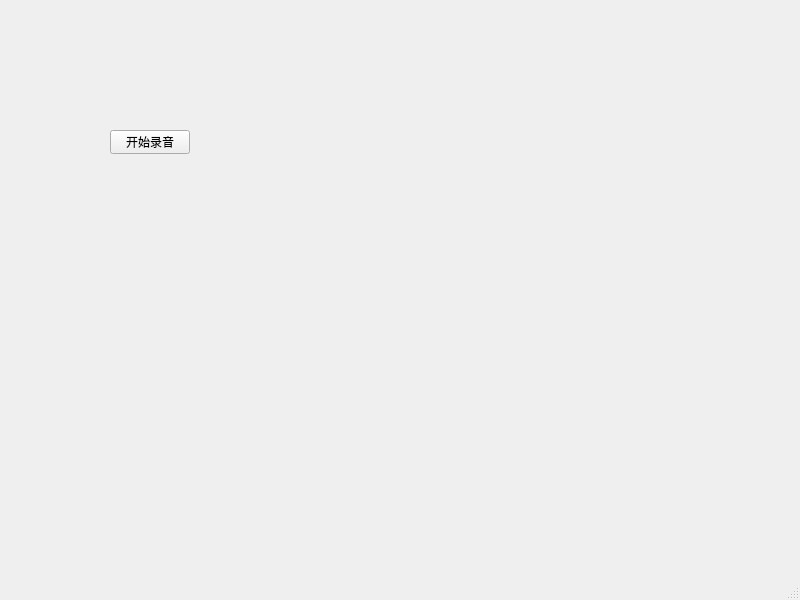
<?xml version="1.0" encoding="UTF-8"?>
<ui version="4.0">
 <class>MainWindow</class>
 <widget class="QMainWindow" name="MainWindow">
  <property name="geometry">
   <rect>
    <x>0</x>
    <y>0</y>
    <width>800</width>
    <height>600</height>
   </rect>
  </property>
  <property name="windowTitle">
   <string>MainWindow</string>
  </property>
  <widget class="QWidget" name="centralwidget">
   <widget class="QPushButton" name="audioButton">
    <property name="geometry">
     <rect>
      <x>110</x>
      <y>130</y>
      <width>80</width>
      <height>24</height>
     </rect>
    </property>
    <property name="text">
     <string>开始录音</string>
    </property>
   </widget>
  </widget>
  <widget class="QMenuBar" name="menubar">
   <property name="geometry">
    <rect>
     <x>0</x>
     <y>0</y>
     <width>800</width>
     <height>24</height>
    </rect>
   </property>
  </widget>
  <widget class="QStatusBar" name="statusbar"/>
 </widget>
 <resources/>
 <connections/>
</ui>
